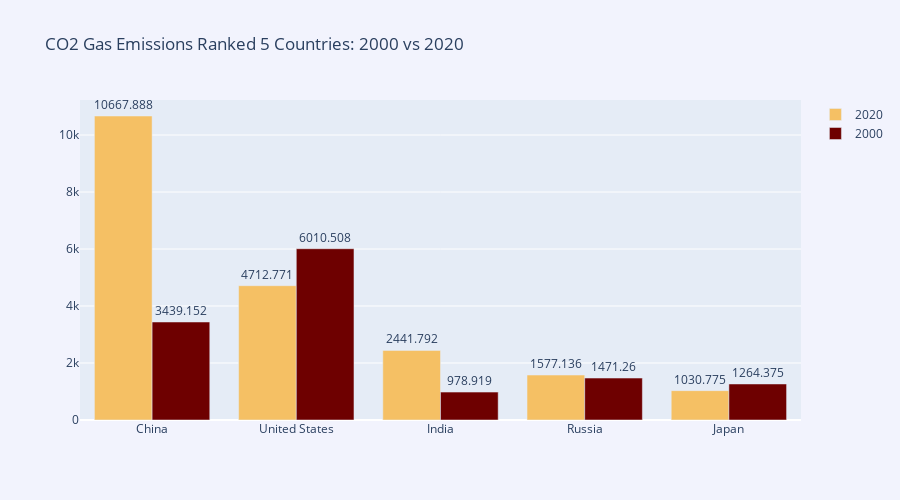

Write notebook code for a chart like this one.
### Code cell
# Barchart
fig = go.Figure(data = [
    go.Bar(
        name = '2020',
        x = clean_df_2020['country'][:5], 
        y = clean_df_2020['co2'][:5],
        marker = dict(color = '#f5c064'),
        text = clean_df_2020['co2'][:5],
        textposition = "outside"
        ),

    go.Bar(
    name = '2000',
    x = clean_df_2000['country'][:5], 
    y = clean_df_2000['co2'][:5],
    marker = dict(color = '#6e0000'),
    text = clean_df_2000['co2'][:5],
    textposition = "outside"    
    )
]
)
fig.update_layout(barmode = 'group', title = 'CO2 Gas Emissions Ranked 5 Countries: 2000 vs 2020',
                  width = 900, height = 500,
                  paper_bgcolor = '#F2F3FD')
fig.show()

### Figure 1 — Plotly figure (JSON) as saved in the notebook; plotly's stock layout.template omitted (floating-point values rounded to 4 significant figures)
{"data": [{"marker": {"color": "#f5c064"}, "name": "2020", "text": [10670.0, 4713.0, 2442.0, 1577.0, 1031.0], "textposition": "outside", "type": "bar", "x": ["China", "United States", "India", "Russia", "Japan"], "y": [10670.0, 4713.0, 2442.0, 1577.0, 1031.0]}, {"marker": {"color": "#6e0000"}, "name": "2000", "text": [6011.0, 3439.0, 1471.0, 1264.0, 978.9], "textposition": "outside", "type": "bar", "x": ["United States", "China", "Russia", "Japan", "India"], "y": [6011.0, 3439.0, 1471.0, 1264.0, 978.9]}], "layout": {"barmode": "group", "height": 500, "paper_bgcolor": "#F2F3FD", "title": {"text": "CO2 Gas Emissions Ranked 5 Countries: 2000 vs 2020"}, "width": 900}}
